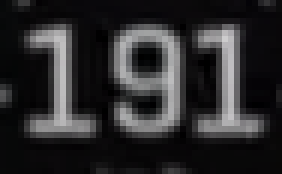
#> input picture src/speed.png, 47 x 29 px (shown 6 times larger)
$ python BoundingBox_Image.py
#> lines starting #> are read from the running program, lines starting #| are printed output that depends on the picture; after the words box and inside, x2 and y2 are one past the last pixel; in counts of white or black regions, pixels touching at a corner belong together
import numpy as np
import cv2


class BoudingBox():

    def run(imageName, bImageRead=1):

        # Load Image
#> called with imageName = 'speed.png', bImageRead = 1
        if bImageRead == 1:
            image = cv2.imread(imageName)
#> image is the input picture: shape (29, 47, 3); mean B, G, R 44.5, 43.1, 43.9
        else:
            image = imageName
        # swap black and white
        # im[im == 255] = 1
        # im[im == 0] = 255
        # im[im == 1] = 0

        # Convert image to gray scale
        imageGray = cv2.cvtColor(image, cv2.COLOR_BGR2GRAY)

        # Otsu's thresholding after Gaussian filtering
        blur = cv2.GaussianBlur(imageGray, (5, 5), 0)
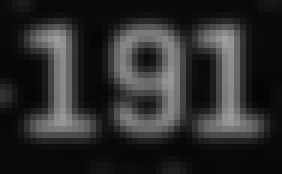
#> blur: shape (29, 47) (shown 6 times larger); min 4, max 161, mean 43.3
        ret, imageBinary = cv2.threshold(blur, 0, 255, cv2.THRESH_BINARY+cv2.THRESH_OTSU)
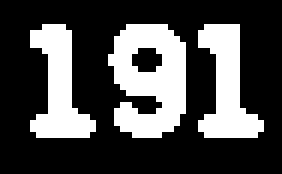
#> imageBinary: shape (29, 47) (shown 6 times larger); 29.2% white; 3 white regions
#> ret = 60

        # Find contours
        contours, hierarchy = cv2.findContours(imageBinary, cv2.RETR_EXTERNAL, cv2.CHAIN_APPROX_SIMPLE)
#> contours = 3 contours; box (x1, y1, x2, y2) and area: (18, 4, 31, 23) 160, (33, 4, 44, 23) 86, (5, 4, 16, 23) 84
        print(len(contours))
#| 3

        arrBBox = []
        # Bouding Box on each features
        for i in range(0, len(contours)):
            cnt = contours[i]
            x, y, w, h = cv2.boundingRect(cnt)
            arrBBox.append([x, y, w, h])
#> this loop made 3 passes
#> (x, w) on passes 1 to 3: (33, 11), (18, 13), (5, 11)
#> after the loop, arrBBox = [[33, 4, 11, 19], [18, 4, 13, 19], [5, 4, 11, 19]]
        # sort Bounding Box left to right
        arrBBox.sort(key=lambda BBox: BBox[0])

        arrCroppedImage = []
        for i in range(0, len(arrBBox)):
            x, y, w, h = arrBBox[i]
            # print(np.shape(imageBinary))
            croppedImage = imageGray[y:y+h, x:x+w]  # WARNING: crop the Gray Scale (as in MNIST)
            # print(np.shape(croppedImage))
            # cv2.imshow('Features', croppedImage)
            # arrCroppedImage = np.append(arrCroppedImage, croppedImage)
            arrCroppedImage.append(croppedImage)
#> this loop made 3 passes
#> after the loop, arrCroppedImage = 3 items
            # [6 lines of commented-out code are left out]
        print('BoudingBox done')

        # print(np.shape(arrCroppedImage))
        # print(arrCroppedImage)
        return arrCroppedImage

if __name__ == '__main__':
    BoudingBox.run('speed.png')

$ run again, with src/1234.png copied over src/speed.png
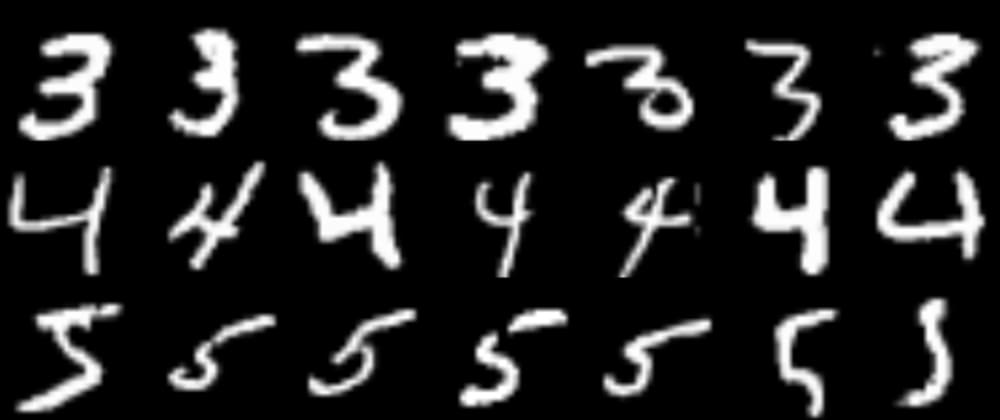
#> input picture src/1234.png, 1000 x 420 px
#> in run, image is the input picture: shape (420, 1000, 3); min 0, max 255, mean 35.6
#> in run, `ret, imageBinary = cv2.threshold(blur, 0, 255, cv2.THRESH_BINARY+cv2.T..`:
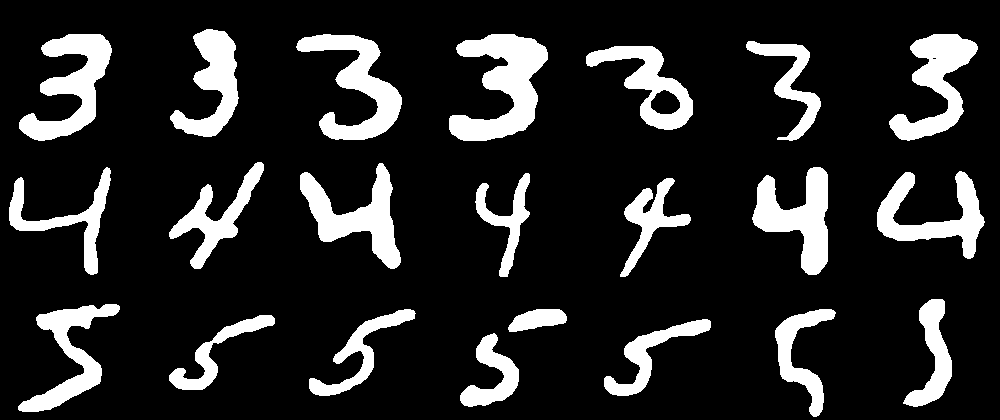
#> imageBinary: shape (420, 1000); 15.5% white; 22 white regions
#> ret = 102
#> contours = 22 contours; largest, box (x1, y1, x2, y2) and area: (449, 34, 548, 141) 5272, (296, 34, 402, 140) 4152, (19, 34, 112, 141) 4152, (300, 163, 401, 269) 3946, (752, 167, 828, 275) 3932
#| 22
#> the loop in run, `for i in range(0, len(contours)):` made 22 passes
#> (x, y, w, h) on passes 1 to 8: (460, 333, 59, 74), (604, 319, 107, 77), (169, 315, 106, 75), (775, 309, 61, 108), (508, 309, 59, 23), (309, 309, 107, 87), (18, 304, 102, 108), (903, 299, 49, 108)
#> after the loop in run, `for i in range(0, len(contours)):`: arrBBox = 22 items, first 6: [460, 333, 59, 74], [604, 319, 107, 77], [169, 315, 106, 75], [775, 309, 61, 108], [508, 309, 59, 23], [309, 309, 107, 87]
#> the loop in run, `for i in range(0, len(arrBBox)):` made 22 passes
#> (x, y, w, h) on passes 1 to 8: (9, 167, 102, 108), (18, 304, 102, 108), (19, 34, 93, 107), (169, 315, 106, 75), (169, 162, 95, 107), (170, 29, 69, 108), (296, 34, 106, 106), (300, 163, 101, 106)
#> pass 3, in run, `croppedImage = imageGray[y:y+h, x:x+w]`:
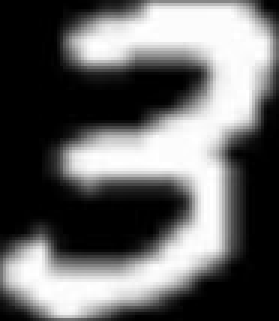
#> croppedImage: shape (107, 93) (shown 3 times larger); min 0, max 255, mean 101.7
#> after the loop in run, `for i in range(0, len(arrBBox)):`: arrCroppedImage = 22 items
